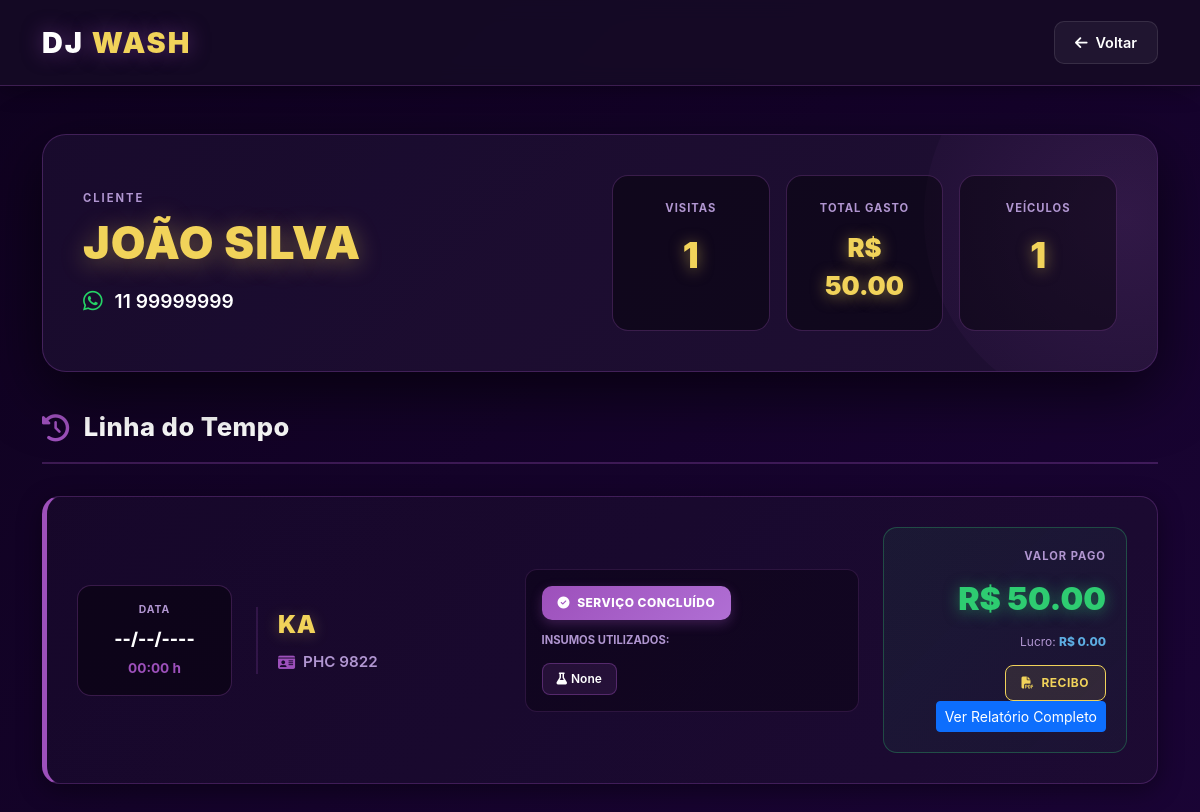
The app's page /cliente/4/historico with its own data.
### app/models.py (models this page shows)
class Cliente(Base):
    __tablename__ = "clientes"
    id = Column(Integer, primary_key=True, index=True)
    nome = Column(String, nullable=False)
    telefone = Column(String, nullable=False)
    veiculos = relationship("Veiculo", back_populates="cliente")

class Lavagem(Base):
    __tablename__ = "lavagens"
    id = Column(Integer, primary_key=True, index=True)
    veiculo_id = Column(Integer, ForeignKey("veiculos.id"))
    servico_id = Column(Integer, ForeignKey("servicos_catalogo.id"), nullable=True)
    data_inicio = Column(DateTime, default=datetime.utcnow)
    data_fim = Column(DateTime, nullable=True)
    tempo_total = Column(String, nullable=True)  # Ex: "01:30"
    minutos_totais = Column(Integer, default=0)  # Para cálculos matemáticos precisos
    foto_saida_url = Column(String, nullable=True)
    foto_antes = Column(String, nullable=True)
    foto_depois = Column(String, nullable=True)
    valor_total = Column(Float)  # Quanto o cliente pagou
    custo_insumos = Column(Float, default=0.0)  # Gasto com produtos
    custo_mao_de_obra = Column(Float, default=0.0)  # (Tempo x Valor da Hora)
    lucro_real = Column(Float, default=0.0)  # Valor Total - (Insumos + Mão de Obra)
    checklist_avarias = Column(String, nullable=True)  # Texto descrevendo riscos/mossas
    checklist_combustivel = Column(String, nullable=True)  # Ex: "1/4", "Reserva", "Cheio"
    checklist_objetos = Column(String, nullable=True)  # Itens de valor deixados
    checklist_pneus = Column(String, nullable=True)  # Estado dos pneus
    foto_entrada_url = Column(String, nullable=True)  # Caminho da foto principal
    status = Column(String, default="em_andamento")
    tipo_sujeira = Column(String)
    checklist = Column(Text)
    produtos_usados = Column(Text)  # Alterado para Text para suportar listas longas
    servico = relationship("ServicoCatalogo")
    veiculo = relationship("Veiculo", back_populates="lavagens")

class Veiculo(Base):
    __tablename__ = "veiculos"
    id = Column(Integer, primary_key=True, index=True)
    marca = Column(String)
    modelo = Column(String)
    placa = Column(String, unique=True)
    categoria = Column(String)
    cliente_id = Column(Integer, ForeignKey("clientes.id"))
    cliente = relationship("Cliente", back_populates="veiculos")
    lavagens = relationship("Lavagem", back_populates="veiculo")

### app/main.py (the view)
@app.get("/cliente/{cliente_id}/historico", response_class=HTMLResponse)
async def historico_cliente(request: Request, cliente_id: int, db: Session = Depends(get_db)):
    cliente = db.query(models.Cliente).filter(models.Cliente.id == cliente_id).first()
    lavagens = db.query(models.Lavagem).join(models.Veiculo).filter(models.Veiculo.cliente_id == cliente_id).order_by(
        models.Lavagem.data_inicio.desc()).all()
    total_pago = sum(l.valor_total or 0 for l in lavagens)
    return templates.TemplateResponse("perfil_cliente.html", {
        "request": request,
        "cliente": cliente,
        "lavagens": lavagens,
        "total_pago": f"{total_pago:.2f}"
    })

### app/templates/perfil_cliente.html (shortened to what this page needs)
<!DOCTYPE html>
<html lang="pt-br">
<head>
    <link href="https://cdn.jsdelivr.net/npm/bootstrap@5.3.0/dist/css/bootstrap.min.css" rel="stylesheet">
    <link rel="stylesheet" href="https://cdnjs.cloudflare.com/ajax/libs/font-awesome/6.4.0/css/all.min.css">
</head>
<body>
<nav class="navbar navbar-dark">
    <div class="container d-flex justify-content-between align-items-center">
        <a class="navbar-brand" href="/">DJ <span style="color: var(--dj-gold);">WASH</span></a>
        <a href="/clientes_gestao" class="nav-btn">
            <i class="fas fa-arrow-left me-2"></i>Voltar
        </a>
    </div>
</nav>
<div class="container py-5">
    <div class="profile-header">
        <div class="row align-items-center profile-content">
            <div class="col-md-6">
                <span class="client-label">Cliente</span>
                <h1 class="client-name">{{ cliente.nome }}</h1>
                <div class="client-phone">
                    <i class="fab fa-whatsapp"></i>
                    <span>{{ cliente.telefone }}</span>
                </div>
            </div>
            <div class="col-md-6">
                <div class="stats-grid">
                    <div class="stat-card">
                        <span class="stat-label">Visitas</span>
                        <span class="stat-val">{{ lavagens|length }}</span>
                    </div>
                    <div class="stat-card">
                        <span class="stat-label">Total Gasto</span>
                        <span class="stat-val" style="font-size: 1.6rem;">R$ {{ total_pago }}</span>
                    </div>
                    <div class="stat-card">
                        <span class="stat-label">Veículos</span>
                        <span class="stat-val">{{ cliente.veiculos|length }}</span>
                    </div>
                </div>
            </div>
        </div>
    </div>
    <div class="section-header">
        <h4 class="section-title">
            <i class="fas fa-history"></i>
            Linha do Tempo
        </h4>
    </div>
    {% if lavagens %}
        {% for l in lavagens %}
        <div class="history-card">
            <div class="row align-items-center g-4">
                <div class="col-md-2">
                    <div class="date-box">
                        <div class="date-label">Data</div>
                        <div class="date-value">{{ l.data_fim.strftime('%d/%m/%Y') if l.data_fim else '--/--/----' }}</div>
                        <div class="time-value">{{ l.tempo_total or '00:00' }} h</div>
                    </div>
                </div>
                <div class="col-md-3">
                    <div class="vehicle-section">
                        <div class="vehicle-model">{{ l.veiculo.modelo|upper }}</div>
                        <div class="vehicle-plate">
                            <i class="fas fa-id-card"></i>
                            {{ l.veiculo.placa }}
                        </div>
                    </div>
                </div>
                <div class="col-md-4">
                    <div class="service-section">
                        <div class="badge-service">
                            <i class="fas fa-check-circle me-1"></i>
                            Serviço Concluído
                        </div>
                        <span class="insumos-label">Insumos utilizados:</span>
                        <div class="info-insumos">
                            {% set produtos = l.produtos_usados|replace("[", "")|replace("]", "")|replace("'", "")|replace('"', "") %}
                            {% if produtos and produtos != "" %}
                                <span class="product-tag">
                                    <i class="fas fa-flask me-1"></i>{{ produtos }}
                                </span>
                            {% else %}
                                <span class="text-muted small">Processo Padrão</span>
                            {% endif %}
                        </div>
                    </div>
                </div>
                <div class="col-md-3">
                    <div class="value-section">
                        <span class="value-label">Valor Pago</span>
                        <span class="value-amount">R$ {{ "%.2f"|format(l.valor_total or 0.0) }}</span>
                        <span class="value-profit">
                            Lucro: <span class="value-profit-amount">R$ {{ "%.2f"|format(l.lucro_real or 0.0) }}</span>
                        </span>
                        <a href="/lavagens/{{ l.id }}/recibo" target="_blank" class="btn-recibo">
                            <i class="fas fa-file-pdf me-1"></i> Recibo
                        </a>
                        <a href="/lavagem/{{ l.id }}/detalhes" class="btn btn-sm btn-primary">
   Ver Relatório Completo
</a>
                    </div>
                </div>
            </div>
        </div>
        {% endfor %}
    {% else %}
        <div class="empty-state">
            <i class="fas fa-box-open"></i>
            <p>Ainda não há lavagens concluídas para este cliente.</p>
        </div>
    {% endif %}
</div>
</body>
</html>

### records on screen
Cliente: nome "JOÃO SILVA", telefone "11 99999999"
Lavagem: data_fim "--/--/----", tempo_total "00:00", veiculo.modelo "KA", veiculo.placa "PHC 9822", produtos "None", valor_total "50.00", lucro_real "0.00"

### other values on screen
{{ lavagens|length }} "1"
{{ total_pago }} "50.00"
{{ cliente.veiculos|length }} "1"
